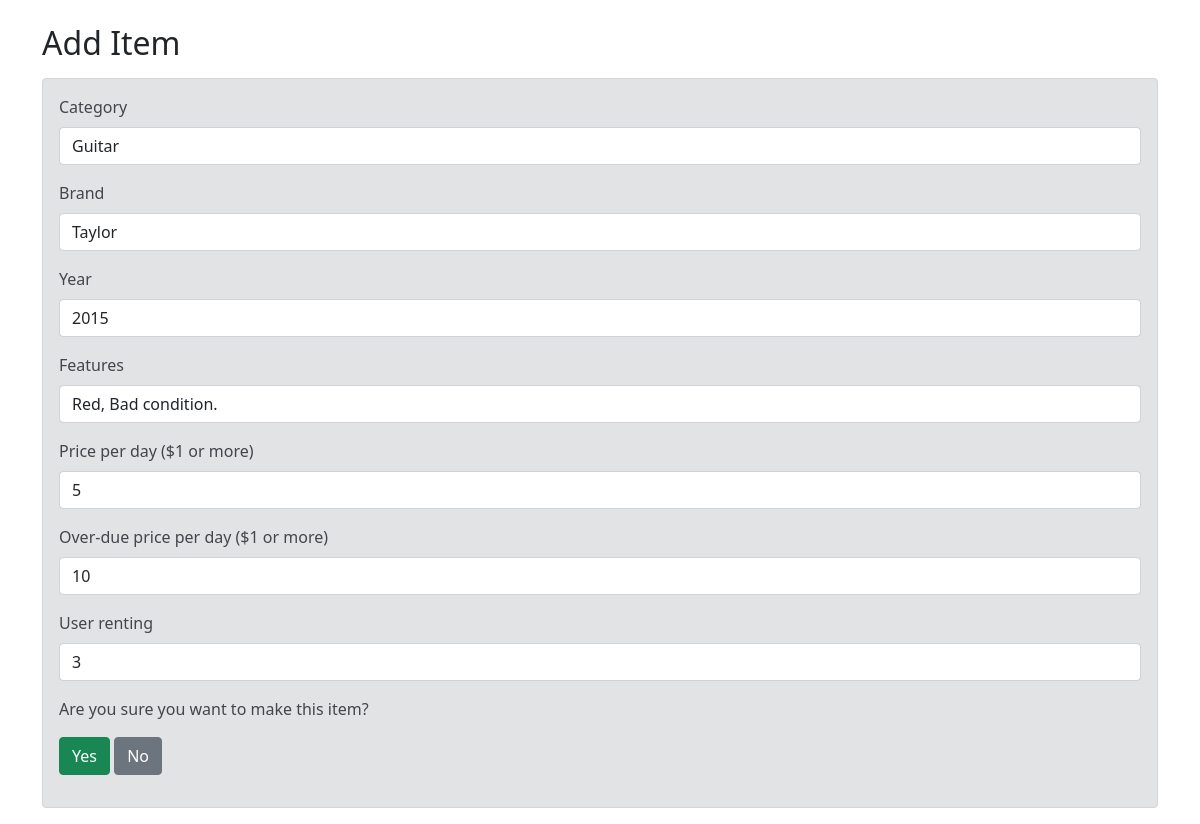
The page /item-add.php?itemID=7 (signed in) on the database its author committed.
### tables this page shows
CREATE TABLE items (
    itemID INT(9) AUTO_INCREMENT,
    category VARCHAR(30) NOT NULL,
    brand VARCHAR(30) NOT NULL,
    yearMade YEAR(4) NOT NULL,
    features VARCHAR(150) NOT NULL,
    pricePerDay INT(6) NOT NULL,
    overduePrice INT(6) NOT NULL,
    available BOOLEAN NOT NULL,
    userID INT(9),
    PRIMARY KEY (itemID),
    FOREIGN KEY (userID) REFERENCES users (userID)
);

### item-add.php (the view, shortened to what this page needs)
<?php
require("./config.php");
$category = $categoryErr = "";
$brand = $brandErr = "";
$year = $yearErr = "";
$features = "";
$price = $priceErr = "";
$overduePrice = $overduePriceErr = "";
$available = "";
$userID = $userIDErr = "";
if ($_SERVER['REQUEST_METHOD'] == 'POST') {
    if (empty(trim($_POST['category']))) {
        $categoryErr = "Please enter a catgory.";
    } else {
        $category = trim($_POST['category']);
    }
    if (empty(trim($_POST['brand']))) {
        $brandErr = "Please enter a brand.";
    } else {
        $brand = trim($_POST['brand']);
    }
    if (empty(trim($_POST['year'])) || intval(trim($_POST['year'])) < 1900 || intval(trim($_POST['year'])) > 2021) {
        $yearErr = "Please enter a year (1900 - 2021).";
    } else {
        $year = trim($_POST['year']);
    }
    if (empty(trim($_POST['features']))) {
        $featuresErr = "Please enter a description.";
    } else {
        $features = trim($_POST['features']);
    }
    if (empty(trim($_POST['price'])) || trim($_POST['price']) < 1 || !is_numeric(trim($_POST['price'])) || !preg_match('/^[0-9]+$/', trim($_POST['price']))) {
        $priceErr = "Please enter a number greater than $1.";
    } else {
        $price = trim($_POST['price']);
    }
    if (empty(trim($_POST['overduePrice'])) || trim($_POST['overduePrice']) < 1 || !is_numeric($_POST['overduePrice']) || !preg_match('/^[0-9]+$/', $_POST['overduePrice'])) {
        $overduePriceErr = "Please enter a number greater than $1.";
    } else {
        $overduePrice = trim($_POST['overduePrice']);
    }
    if (!empty(trim($_POST['userID'])) && preg_match('/^[0-9]+$/', $_POST['userID']) && intval(trim($_POST['userID'])) >= 1) {
        $userID = trim($_POST['userID']);
        $available = FALSE;
    } else if (!empty(trim($_POST['userID'])) && !preg_match('/^[1-9]+$/', $_POST['userID']) && intval(trim($_POST['userID'])) < 1) {
        $userIDErr = "Enter an ID.";
    } else {
        $available = TRUE;
        $userID = NULL;
    }
    if(empty($categoryErr) && empty($brandErr) && empty($yearErr) && empty($priceErr) && empty($overduePriceErr) && empty($userIDErr)){
        $sql = "INSERT INTO items (category, brand, yearMade, features, pricePerDay, overduePrice, available, userID)
        VALUES (?,?,?,?,?,?,?,?)";
        if($stmt = $conn->prepare($sql)) {
            $stmt->bind_param('ssssiiii', $paramCategory, $paramBrand, $paramYear, $paramFeatures, $paramPrice, $paramOP, $paramAvailable, $paramUserID);
            $paramCategory = $category;
            $paramBrand = $brand;
            $paramYear = $year;
            $paramFeatures = $features;
            $paramPrice = $price;
            $paramOP = $overduePrice;
            $paramAvailable = $available;
            $paramUserID = $userID;
            if($stmt->execute()){
                header("location: home.php");
                exit();
            } else{
                echo "Error: {$conn->errno}  {$conn->error}";
            }
            $stmt->close();
        }
    }
} else {
    $sql = "SELECT * FROM items WHERE itemID = {$_GET['itemID']}";
    $result = $conn->query($sql);
    if ($result !== FALSE) {
        $row = $result->fetch_assoc();
        $category = $row['category'];
        $brand = $row['brand'];
        $year = $row['yearMade'];
        $features = $row['features'];
        $price = $row['pricePerDay'];
        $overduePrice = $row['overduePrice'];
        $userID = $row['userID'];
    } else {
        echo "Error: {$conn->errno}  {$conn->error}";
    }
}
?>
<html lang="en">
<head>
    <link href="https://cdn.jsdelivr.net/npm/bootstrap@5.0.0/dist/css/bootstrap.min.css" rel="stylesheet">
</head>
<body>
    <div class="wrapper">
        <div class="container">
            <div class="row">
                <div class="col-md-12">
                    <h2 class="mt-4 mb-3">Add Item</h2>
                    <form action="./add-item.php" method="post">
                        <div class="alert alert-secondary">
                            <div class="mb-3">
                                <label for="exampleInputLastName1" class="form-label">Category</label>
                                <input type="text" class="form-control <?php echo (!empty($categoryErr)) ? 'is-invalid' : ''; ?>" name="category" id="lName" value="<?php echo $category; ?>">
                            </div>
                            <div class="mb-3">
                                <label for="exampleInputLastName1" class="form-label">Brand</label>
                                <input type="text" class="form-control <?php echo (!empty($brandErr)) ? 'is-invalid' : ''; ?>" name="brand" id="lName" value="<?php echo $brand; ?>">
                            </div>
                            <div class="mb-3">
                                <label for="exampleInputLastName1" class="form-label">Year</label>
                                <input type="text" class="form-control <?php echo (!empty($yearErr)) ? 'is-invalid' : ''; ?>" name="year" id="lName" value="<?php echo $year; ?>">
                            </div>
                            <div class="mb-3">
                                <label for="exampleInputLastName1" class="form-label">Features</label>
                                <input type="text" class="form-control <?php echo (!empty($featuresErr)) ? 'is-invalid' : ''; ?>" name="features" id="lName" value="<?php echo $features; ?>">
                            </div>
                            <div class="mb-3">
                                <label for="exampleInputLastName1" class="form-label">Price per day ($1 or more)</label>
                                <input type="text" class="form-control <?php echo (!empty($priceErr)) ? 'is-invalid' : ''; ?>" name="price" id="lName" value="<?php echo $price; ?>">
                            </div>
                            <div class="mb-3">
                                <label for="exampleInputLastName1" class="form-label">Over-due price per day ($1 or more)</label>
                                <input type="text" class="form-control <?php echo (!empty($overduePriceErr)) ? 'is-invalid' : ''; ?>" name="overduePrice" id="lName" value="<?php echo $overduePrice; ?>">
                            </div>
                            <div class="mb-3">
                                <label for="exampleInputLastName1" class="form-label">User renting</label>
                                <input type="text" class="form-control <?php echo (!empty($userIDErr)) ? 'is-invalid' : ''; ?>" name="userID" id="lName" value="<?php echo $userID; ?>">
                            </div>
                            <p>Are you sure you want to make this item?</p>
                            <p>
                                <input type="submit" value="Yes" class="btn btn-success">
                                <a href="./home.php" class="btn btn-secondary ml-2">No</a>
                            </p>
                        </div>
                    </form>
                </div>
            </div>
        </div>
    </div>
</body>
</html>

### rows shown on the page
items: category "Guitar", brand "Taylor", year "2015", features "Red, Bad condition.", price "5", overduePrice "10", userID "3"
